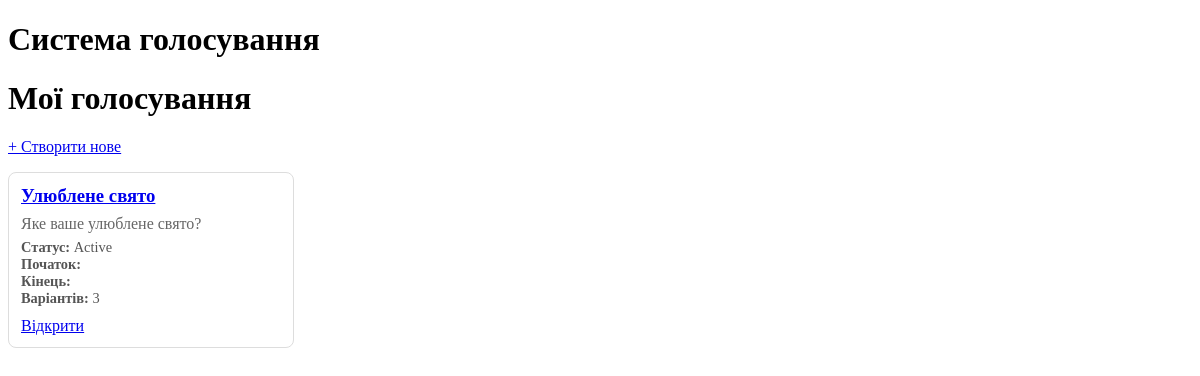
The page /adminpanel/ (signed in) on the database as committed earlier.
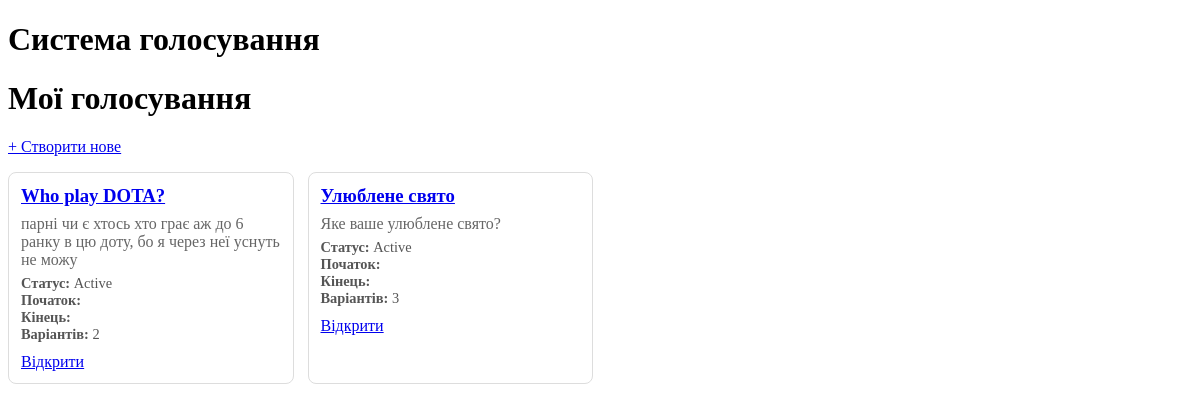
The same page on the database as committed later.
### polls/models.py (models this page shows, shortened)
class Poll(models.Model):
    class Status(models.TextChoices):
        DRAFT = "draft", "Draft"
        ACTIVE = "active", "Active"
        COMPLETED = "completed", "Completed"
    title = models.CharField(max_length=200)                    # Назва
    short_description = models.CharField(max_length=500, blank=True)  # Короткий опис
    start_at = models.DateTimeField(null=True, blank=True)      # Дата початку
    end_at = models.DateTimeField(null=True, blank=True)        # Дата закінчення
    can_change_vote = models.BooleanField(default=False)        # дозволяти/ні зміну голосу
    quorum = models.PositiveSmallIntegerField(                  # кворум у %, 0–100
        help_text="Кворум у відсотках (0–100).",
    )
    expected_turnout = models.PositiveIntegerField(null=True, blank=True, help_text="Очікуваний корпус виборців (шт.).")
    status = models.CharField(
        max_length=10,
        choices=Status.choices,
        default=Status.DRAFT,
    )
    admin = models.ForeignKey(                                  # власник (admin_id)
        settings.AUTH_USER_MODEL,
        on_delete=models.CASCADE,
        related_name="owned_polls",
    )
    created_at = models.DateTimeField(auto_now_add=True)
    updated_at = models.DateTimeField(auto_now=True)
    class Meta:
        ordering = ["-created_at"]
        constraints = [
            models.CheckConstraint(
                check=models.Q(quorum__gte=0) & models.Q(quorum__lte=100),
                name="poll_quorum_between_0_and_100",
            )
        ]

### adminpanel/views.py (the view)
# urls.py: path("", views.MyPollListView.as_view(), name="list"),
class MyPollListView(AdminGroupRequiredMixin, ListView):
    model = Poll
    template_name = "adminpanel/list.html"
    context_object_name = "polls"
    paginate_by = 20
    def get_queryset(self):
        return (
            Poll.objects.filter(admin=self.request.user)
            .select_related("admin")
            .prefetch_related("options")
            .order_by("-created_at")
        )

### adminpanel/mixins.py (called while the page is built)
    def test_func(self):
        u = self.request.user
        return u.is_authenticated and u.groups.filter(name="admin").exists()

### templates/adminpanel/list.html
{% extends "base.html" %}
{% block content %}
<h1>Мої голосування</h1>
<p><a href="{% url 'adminpanel:create' %}">+ Створити нове</a></p>
{% if polls %}
  <div style="display:grid; grid-template-columns: repeat(auto-fill, minmax(280px, 1fr)); gap:14px;">
    {% for p in polls %}
      <div style="border:1px solid #ddd; border-radius:8px; padding:12px;">
        <h3 style="margin:0 0 8px;"><a href="{% url 'adminpanel:detail' p.pk %}">{{ p.title }}</a></h3>
        {% if p.short_description %}<p style="margin:0 0 6px; color:#666;">{{ p.short_description }}</p>{% endif %}
        <div style="font-size:90%; color:#555;">
          <div><strong>Статус:</strong> {{ p.get_status_display }}</div>
          <div><strong>Початок:</strong> {{ poll.start_at|date:"d.m.Y H:i" }}</div>
          <div><strong>Кінець:</strong> {{ poll.end_at|date:"d.m.Y H:i" }}</div>
          <div><strong>Варіантів:</strong> {{ p.options.count }}</div>
        </div>
        <div style="margin-top:10px;">
          <a href="{% url 'adminpanel:detail' p.pk %}">Відкрити</a>
        </div>
      </div>
    {% endfor %}
  </div>
{% else %}
  <p>Поки що немає опитувань.</p>
{% endif %}
{% endblock %}

### templates/base.html (shortened to what this page needs)
{% load static %}
<!doctype html>
<html lang="uk">
<head>
  <link rel="stylesheet" href="{% static 'css/main.css' %}">
</head>
<body>
  <header>
    <h1>Система голосування</h1>
  </header>
  <main>
    {% block content %}{% endblock %}
  </main>
</body>
</html>

Rows that differ between the two databases and show on the page:
added Poll: title "Who play DOTA?", short_description "парні чи є хтось хто грає аж до 6 ранку в цю доту, бо я через неї уснуть не можу", status "Active", options.count "2"
